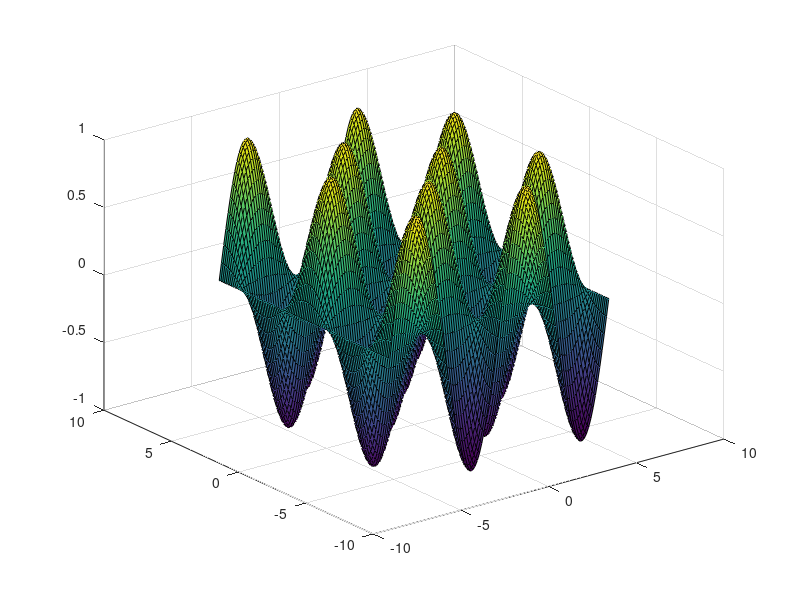

This figure's MATLAB source:
f = @(x, y) sin(x) .* cos(y);
[x, y] = meshgrid(linspace(-2*pi, 2*pi, 100), linspace(-2*pi, 2*pi, 100));
z = f(x, y);

surf(x, y, z);
